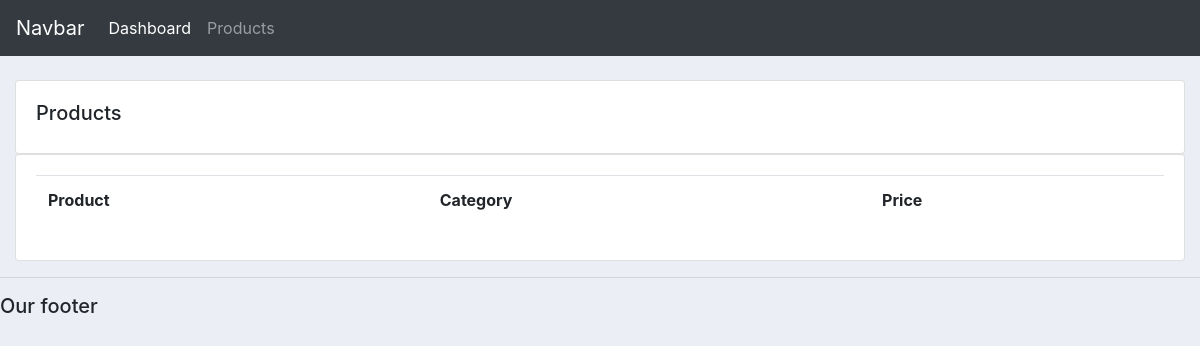
Before: /product/ with the older database file.
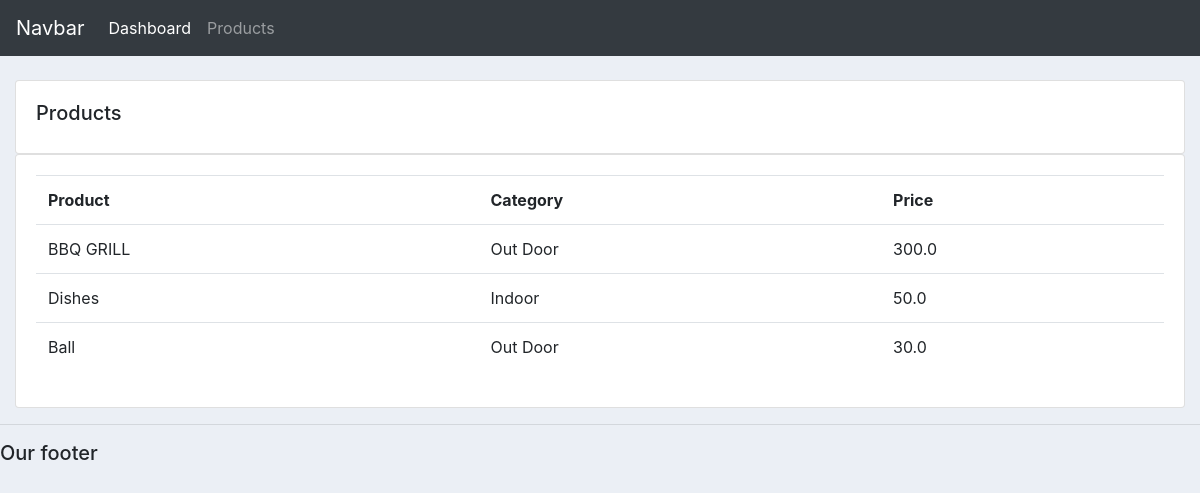
After: the same page with the newer database file.
### myapp/models.py (models this page shows, shortened)
class Product(models.Model):
    CATEGORY = (
        ('Indoor', 'Indoor'),
        ('Out Door', 'Out Door'),
    )
    name = models.CharField(max_length=50, null = True)
    price = models.FloatField(null = True)
    category = models.CharField(max_length=50, null = True, choices=CATEGORY)
    description =models.CharField(max_length=50, null = True, blank= True)
    date_created = models.DateTimeField(auto_now_add=True, null = True)
    tags = models.ManyToManyField(Tag)

### myapp/views.py (the view)
# urls.py: path('product/',views.product, name = "products"),
def product(request):
    product= Product.objects.all()
    diction = {'products':product}
    return render(request, 'myapp/product.html',context= diction)

### templates/myapp/product.html
{%  extends 'myapp/main.html' %}
{% block content %}
		<br>
		<div class="row">
			<div class="col-md">
				<div class="card card-body">
					<h5>Products</h5>
				</div>
				<div class="card card-body">
					<table class="table">
						<tr>
							<th>Product</th>
							<th>Category</th>
							<th>Price</th>
						</tr>
						{% for i in products %}
						<tr>
							<td>{{i.name}}</td>
							<td>{{i.category}}</td>
							<td>{{i.price}}</td>
						</tr>
						{% endfor %}
					</table>
				</div>
			</div>
		</div>
{% endblock content %}

Changed rows visible on the page:
added Product: name "BBQ GRILL", category "Out Door", price "300.0"
added Product: name "Dishes", category "Indoor", price "50.0"
added Product: name "Ball", category "Out Door", price "30.0"
